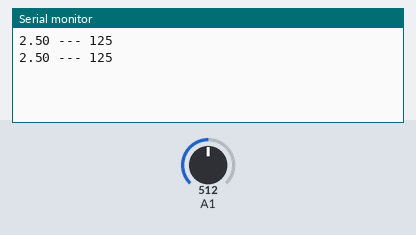
The sketch below on a simulated Arduino Uno, built with avr-gcc and run on an emulated ATmega328P. Parts: the last lines printed to the serial monitor. Inputs (shaded band) come from the test bench; at power-on: A1 = 512.

Above: at 1.8 s.
1.9 s: A1 set to 716
At 2.8 s:
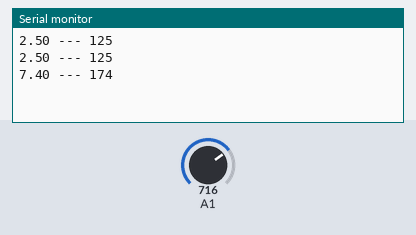
3.4 s: A1 set to 900
At 4.4 s:
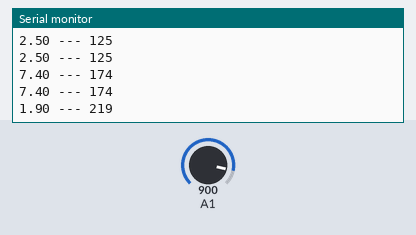
Timing chart, 0 to 6.4 s (numbered marks = the images above; inputs shaded):
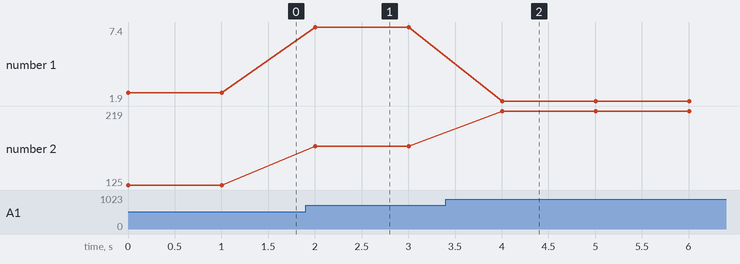

Measured:
- after the input at 1.9 s, the serial monitor: prints a new line after 0.10 s (image 1)
- after the input at 3.4 s, the serial monitor: prints a new line after 0.60 s (image 2)
- plotted number 1: 2.5 → 7.4 after the input at 1.9 s, 7.4 → 1.9 after the input at 3.4 s
- plotted number 2: 125 → 174 after the input at 1.9 s, 174 → 219 after the input at 3.4 s

The sketch:

nano_lego_spannung_trafo.ino
```cpp
int wert1;
float wert2;

// https://funduino.de/nr-11-spannung-messen

void setup() {
  Serial.begin(9600); //serielle Verbindung starten
}

void loop() {
  float temp;
  wert1=analogRead(1); //Spannungswert am analogen Eingang 1 auslesen
  temp=wert1/4.092; //Wert mathematisch umwandeln um den Spannungswert in Volt zu erhalten
  wert1=(int)temp;
  wert2=((wert1%100)/10.0);
  Serial.println(String(wert2) + " --- " + String(wert1)); //Endgültigen Spannungswert im seriellen Monitor anzeigen
  delay(1000); //Eine Sekunde warten
}
```
